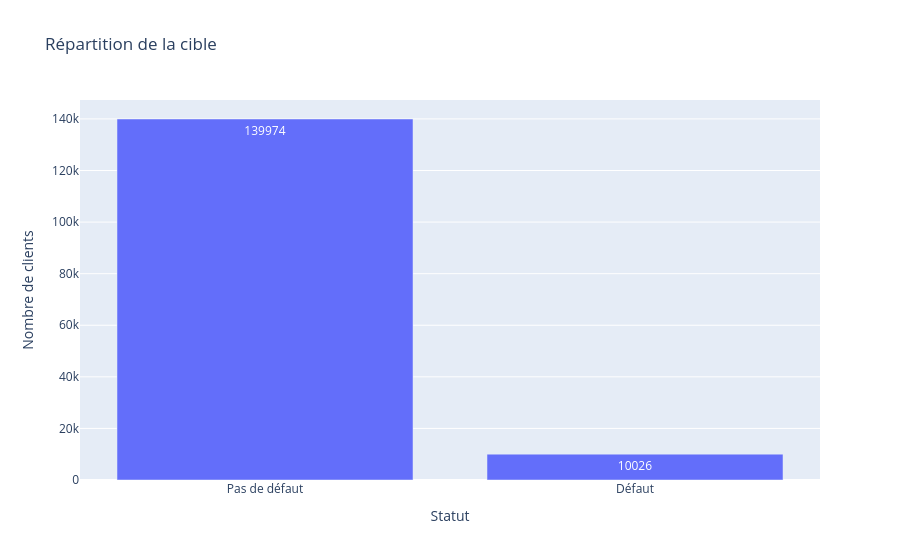

Source (notebook cell):
### Markdown cell above
## Répartition de la variable cible

### Code cell
target_counts = df["SeriousDlqin2yrs"].value_counts().rename({0: "Pas de défaut", 1: "Défaut"})

fig = px.bar(
    x=target_counts.index,
    y=target_counts.values,
    labels={"x": "Statut", "y": "Nombre de clients"},
    text=target_counts.values,
    title="Répartition de la cible",
)
fig.show()

### Figure 1 — Plotly figure (JSON) as saved in the notebook; plotly's stock layout.template omitted (floating-point values rounded to 4 significant figures)
{"data": [{"hovertemplate": "Statut=%{x}<br>Nombre de clients=%{y}<br>text=%{text}<extra></extra>", "legendgroup": "", "marker": {"color": "#636efa", "pattern": {"shape": ""}}, "name": "", "orientation": "v", "showlegend": false, "text": [140000.0, 10030.0], "textposition": "auto", "type": "bar", "x": ["Pas de défaut", "Défaut"], "xaxis": "x", "y": [139974, 10026], "yaxis": "y"}], "layout": {"barmode": "relative", "legend": {"tracegroupgap": 0}, "title": {"text": "Répartition de la cible"}, "xaxis": {"anchor": "y", "domain": [0, 1], "title": {"text": "Statut"}}, "yaxis": {"anchor": "x", "domain": [0, 1], "title": {"text": "Nombre de clients"}}}}
